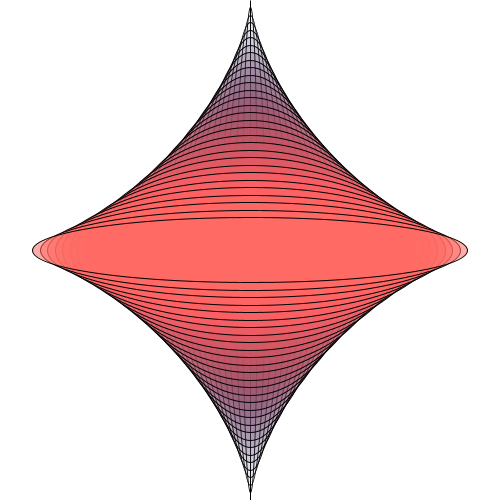
Frame 1 (no input)
Frame 60 (the mouse pressed at the canvas centre just before this capture): identical to frame 1, image omitted
Frame 120 (the mouse held since frame 60 and released just before this capture): identical to frame 1, image omitted

The Processing sketch that drew this single still picture (run headless with seeded random() and noise(); from frame 60 on, the mouse is pressed at the canvas centre):

// Processing sketch: for_loop_concentrico_1
// ── for_loop_concentrico_1.pde
float r;
void setup() {
  size(500, 500);  
  r=45;
}
void draw() {
  background(255);
  fill(0, 255, 0);

  for (int i=0; i<30; i++) {
    fill(30+10*i, 50+2*i, 100, 5*i);
    ellipse(width/2, height/2, 15*i, 500-15*i); //juego con tamaño en X e Y
  }
}
